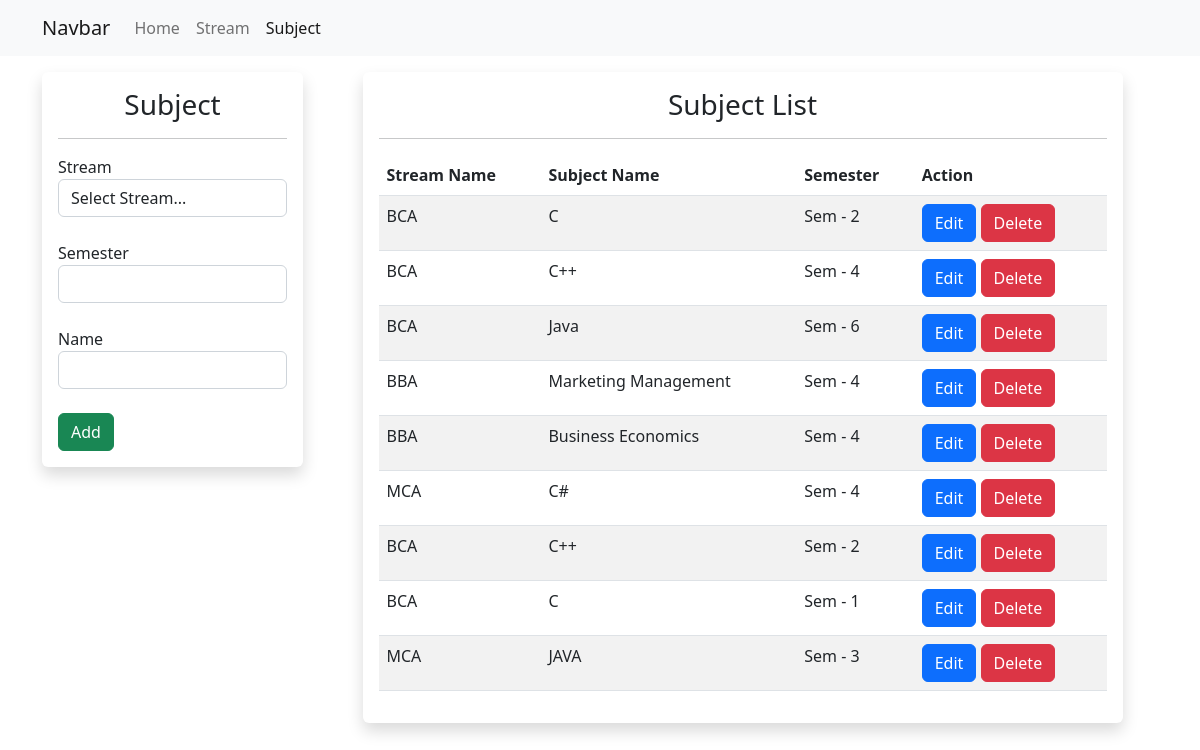
/subject/, run on the app's committed database.
### subjectapp/models.py (models this page shows)
class Subject(models.Model):
    name = models.CharField(max_length=100)
    stream = models.ForeignKey(Stream, on_delete=models.CASCADE)
    semester = models.IntegerField(null=True)
    def __str__(self):
        return f"Subject name: {self.name} - Stream name: {self.stream.name} - Stream semester: {self.stream.semester}"

### studentapp/models.py (models this page shows)
class Stream(models.Model):
    name = models.CharField(max_length=100, unique=True)
    description = models.TextField()
    semester = models.IntegerField(null=True)
    created_at = models.DateTimeField(auto_now_add=True)

### subjectapp/views.py (the view)
# urls.py: path('', views.subject_list, name='subject_list'),
def subject_list(request):
    streams: QuerySet = Stream.objects.all()
    subjects: QuerySet = Subject.objects.select_related("stream")
    return render(request, "subjectapp/add_subject.html", {"streams" : streams, "subjects": subjects})

### templates/subjectapp/add_subject.html (shortened to what this page needs)
{% extends 'index.html' %}
{% load static %}
{% block content %}
<div class="row mt-3">
    <div class="col-md-3">
        <div class="shadow p-3 bg-body rounded">
            <h3 class="text-center">Subject</h3>
            <hr>
            <form method="post" id="subjectForm">
                <div class="form-group">
                    <label for="stream">Stream</label>
                    <select id="stream_id" name="stream_id" class="form-control">
                        <option value="" selected disabled>Select Stream...</option>
                    </select>
                </div>
                <br>
                <div class="form-group">
                    <label for="subject_semester">Semester</label>
                    <select id="subject_semester" name="subject_semester" class="form-control">
                    </select>
                </div>
                <br>
                <div class="form-group">
                    <label for="name">Name</label>
                    <input type="text" class="form-control" id="subject_name" name="subject_name" required>
                </div>
                <br>
                <button id="subject_register_btn" class="btn btn-success">Add</button>
            </form>
        </div>
    </div>
    <div class="col-md-8 mx-auto shadow p-3 bg-body rounded">
        <h3 class="text-center">Subject List</h3>
        <hr>
        <table class="table table-striped">
            <thead>
                <tr>
                    <th>Stream Name</th>
                    <th>Subject Name</th>
                    <th>Semester</th>
                    <th>Action</th>
                </tr>
            </thead>
            <tbody id="subjectList">
                {% include "partial/subject_rows.html" %}
            </tbody>
        </table>
    </div>
</div>
{% endblock %}

### templates/index.html (shortened to what this page needs)
{% load static %}
<!doctype html>
<html lang="en">
  <head>
    <link href="https://cdn.jsdelivr.net/npm/bootstrap@5.2.3/dist/css/bootstrap.min.css" rel="stylesheet">
  </head>
  <body>
    {% include 'navbar.html' %}
    <div class="container">
      {% block content %}{% endblock %}
    </div>
  </body>
</html>

### templates/navbar.html (shortened to what this page needs)
<nav class="navbar navbar-expand-lg bg-light">
  <div class="container">
    <a class="navbar-brand" href="#">Navbar</a>
    <div class="collapse navbar-collapse" id="navbarNav">
      <ul class="navbar-nav">
        <li class="nav-item">
          <a class="nav-link {% if request.resolver_match.url_name == 'home' %}active{% endif %}" aria-current="page" href="{% url 'home' %}">Home</a>
        </li>
        <li class="nav-item">
          <a class="nav-link {% if request.resolver_match.url_name == 'stream_list' %}active{% endif %}" href="{% url 'stream_list' %}">Stream</a>
        </li>
        <li class="nav-item">
          <a class="nav-link {% if request.resolver_match.url_name == 'subject_list' %}active{% endif %}" href="{% url 'subject_list' %}">Subject</a>
        </li>
      </ul>
    </div>
  </div>
</nav>

### templates/partial/subject_rows.html
{% for subject in subjects %}
    <tr>
        <td>{{ subject.stream.name }}</td>
        <td>{{ subject.name }}</td>
        <td>Sem - {{ subject.semester }}</td>
        <td>
            <button class="btn btn-primary sub-edit-btn" data-id="{{ subject.id }}" data-stream_id="{{ subject.stream_id }}" data-subject_name="{{ subject.name }}" data-subject_semester="{{ subject.semester }}">Edit</button>
            <button class="btn btn-danger sub-delete-btn" data-id="{{ subject.id }}">Delete</button>
        </td>
    {% empty %}
    <tr>
        <td>No Subject found </td>
    </tr>
{% endfor %}

### data on the page
Subject: stream.name "BCA", name "C", semester "2"
Subject: stream.name "BCA", name "C++", semester "4"
Subject: stream.name "BCA", name "Java", semester "6"
Subject: stream.name "BBA", name "Marketing Management", semester "4"
Subject: stream.name "BBA", name "Business Economics", semester "4"
Subject: stream.name "MCA", name "C#", semester "4"
Subject: stream.name "BCA", name "C++", semester "2"
Subject: stream.name "BCA", name "C", semester "1"
Subject: stream.name "MCA", name "JAVA", semester "3"
